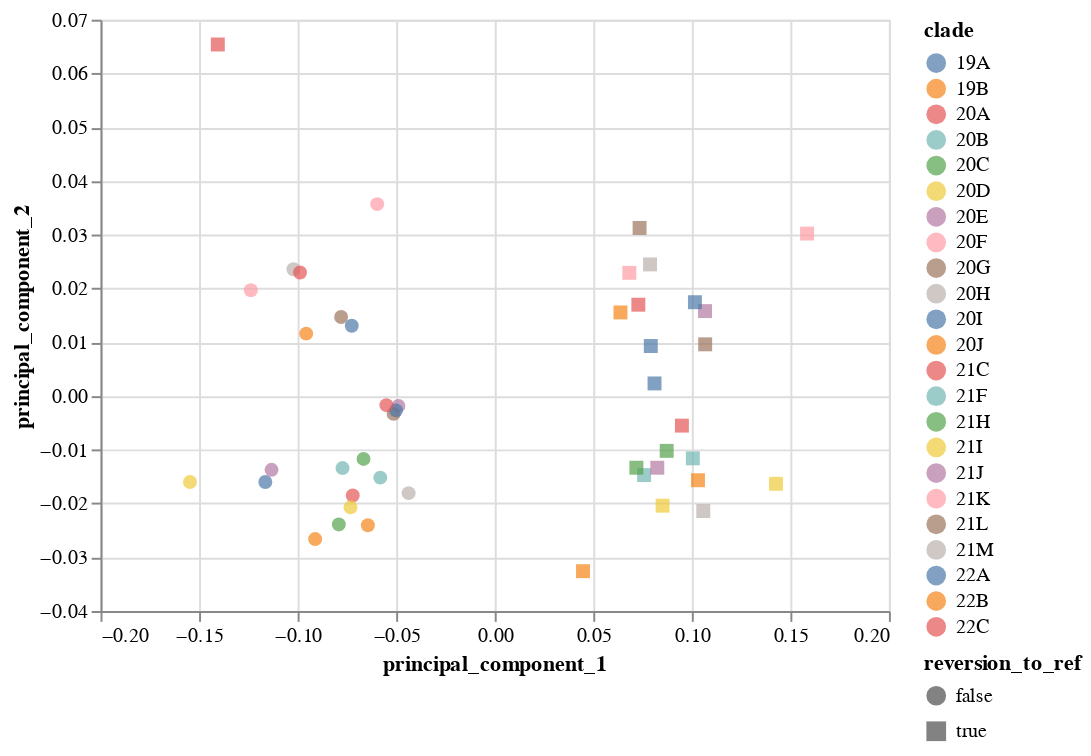

Notebook cell for this chart:
### Markdown cell above
Plot mutation spectrum PCA for all clades including both reversions to reference and non reversions to reference:

### Code cell
mut_type_freqs_chart = (
    alt.Chart(mut_type_freqs_pca)
    .encode(
        x="principal_component_1",
        y="principal_component_2",
        shape="reversion_to_ref",
        color="clade",
        tooltip=["clade", "reversion_to_ref", "total_count"],
    )
    .mark_point(filled=True, size=50)
)

mut_type_freqs_chart

### Figure 1 — Vega-Lite specification as saved in the notebook (floating-point values rounded to 4 significant figures)
{"config": {"view": {"continuousWidth": 400, "continuousHeight": 300}}, "data": {"name": "data-293589af064ceef1edd3827286186351"}, "mark": {"type": "point", "filled": true, "size": 50}, "encoding": {"color": {"field": "clade", "type": "nominal"}, "shape": {"field": "reversion_to_ref", "type": "nominal"}, "tooltip": [{"field": "clade", "type": "nominal"}, {"field": "reversion_to_ref", "type": "nominal"}, {"field": "total_count", "type": "quantitative"}], "x": {"field": "principal_component_1", "type": "quantitative"}, "y": {"field": "principal_component_2", "type": "quantitative"}}, "$schema": "https://vega.github.io/schema/vega-lite/v4.17.0.json", "datasets": {"data-293589af064ceef1edd3827286186351": [{"clade": "19A", "reversion_to_ref": false, "total_count": 2624, "AtoC": 0.01905, "AtoG": 0.08537, "AtoT": 0.02287, "CtoA": 0.009146, "CtoG": 0.002287, "CtoT": 0.4741, "GtoA": 0.05793, "GtoC": 0.004954, "GtoT": 0.06098, "TtoA": 0.01905, "TtoC": 0.229, "TtoG": 0.01524, "principal_component_1": -0.1164, "principal_component_2": -0.01599, "log10_total_count": 3.419}, {"clade": "19A", "reversion_to_ref": true, "total_count": 1104, "AtoC": 0.001812, "AtoG": 0.1603, "AtoT": 0.006341, "CtoA": 0.009964, "CtoG": 0.0, "CtoT": 0.6042, "GtoA": 0.02446, "GtoC": 0.01721, "GtoT": 0.0462, "TtoA": 0.007246, "TtoC": 0.1024, "TtoG": 0.01993, "principal_component_1": 0.08107, "principal_component_2": 0.002337, "log10_total_count": 3.043}, {"clade": "19B", "reversion_to_ref": false, "total_count": 1436, "AtoC": 0.006267, "AtoG": 0.07521, "AtoT": 0.02228, "CtoA": 0.003482, "CtoG": 0.002786, "CtoT": 0.4972, "GtoA": 0.1024, "GtoC": 0.002089, "GtoT": 0.0571, "TtoA": 0.01811, "TtoC": 0.2013, "TtoG": 0.01184, "principal_component_1": -0.09111, "principal_component_2": -0.02661, "log10_total_count": 3.157}, {"clade": "19B", "reversion_to_ref": true, "total_count": 570, "AtoC": 0.001754, "AtoG": 0.1175, "AtoT": 0.007018, "CtoA": 0.01404, "CtoG": 0.0, "CtoT": 0.586, "GtoA": 0.03684, "GtoC": 0.001754, "GtoT": 0.08772, "TtoA": 0.02456, "TtoC": 0.1211, "TtoG": 0.001754, "principal_component_1": 0.04479, "principal_component_2": -0.03259, "log10_total_count": 2.756}, {"clade": "20A", "reversion_to_ref": false, "total_count": 28920, "AtoC": 0.00982, "AtoG": 0.07362, "AtoT": 0.01587, "CtoA": 0.009198, "CtoG": 0.004357, "CtoT": 0.5151, "GtoA": 0.06024, "GtoC": 0.004115, "GtoT": 0.06725, "TtoA": 0.01857, "TtoC": 0.2017, "TtoG": 0.02019, "principal_component_1": -0.07204, "principal_component_2": -0.0185, "log10_total_count": 4.461}, {"clade": "20A", "reversion_to_ref": true, "total_count": 10953, "AtoC": 0.004474, "AtoG": 0.1054, "AtoT": 0.007669, "CtoA": 0.01242, "CtoG": 0.0003652, "CtoT": 0.6428, "GtoA": 0.03433, "GtoC": 0.002009, "GtoT": 0.06756, "TtoA": 0.01041, "TtoC": 0.1014, "TtoG": 0.01114, "principal_component_1": 0.09497, "principal_component_2": -0.005513, "log10_total_count": 4.04}, {"clade": "20B", "reversion_to_ref": false, "total_count": 22806, "AtoC": 0.007235, "AtoG": 0.07292, "AtoT": 0.0153, "CtoA": 0.01013, "CtoG": 0.003639, "CtoT": 0.5313, "GtoA": 0.05924, "GtoC": 0.003201, "GtoT": 0.07038, "TtoA": 0.0185, "TtoC": 0.1977, "TtoG": 0.01048, "principal_component_1": -0.05805, "principal_component_2": -0.01519, "log10_total_count": 4.358}, {"clade": "20B", "reversion_to_ref": true, "total_count": 9041, "AtoC": 0.003429, "AtoG": 0.1157, "AtoT": 0.008296, "CtoA": 0.01195, "CtoG": 0.0, "CtoT": 0.6394, "GtoA": 0.03396, "GtoC": 0.002765, "GtoT": 0.07024, "TtoA": 0.00907, "TtoC": 0.09324, "TtoG": 0.01195, "principal_component_1": 0.1005, "principal_component_2": -0.0116, "log10_total_count": 3.956}, {"clade": "20C", "reversion_to_ref": false, "total_count": 15445, "AtoC": 0.008223, "AtoG": 0.07692, "AtoT": 0.01483, "CtoA": 0.01062, "CtoG": 0.001489, "CtoT": 0.5236, "GtoA": 0.06565, "GtoC": 0.003173, "GtoT": 0.063, "TtoA": 0.02046, "TtoC": 0.2019, "TtoG": 0.01017, "principal_component_1": -0.06656, "principal_component_2": -0.0117, "log10_total_count": 4.189}, {"clade": "20C", "reversion_to_ref": true, "total_count": 6210, "AtoC": 0.002576, "AtoG": 0.1229, "AtoT": 0.007568, "CtoA": 0.01385, "CtoG": 0.0006441, "CtoT": 0.6254, "GtoA": 0.03655, "GtoC": 0.002576, "GtoT": 0.0657, "TtoA": 0.01176, "TtoC": 0.1002, "TtoG": 0.01031, "principal_component_1": 0.08725, "principal_component_2": -0.0102, "log10_total_count": 3.793}, {"clade": "20D", "reversion_to_ref": false, "total_count": 1361, "AtoC": 0.006613, "AtoG": 0.08156, "AtoT": 0.01616, "CtoA": 0.009552, "CtoG": 0.01029, "CtoT": 0.5114, "GtoA": 0.06833, "GtoC": 0.00147, "GtoT": 0.06686, "TtoA": 0.01984, "TtoC": 0.1999, "TtoG": 0.008082, "principal_component_1": -0.07315, "principal_component_2": -0.02071, "log10_total_count": 3.134}, {"clade": "20D", "reversion_to_ref": true, "total_count": 512, "AtoC": 0.005859, "AtoG": 0.08789, "AtoT": 0.007812, "CtoA": 0.01172, "CtoG": 0.0, "CtoT": 0.6836, "GtoA": 0.03516, "GtoC": 0.0, "GtoT": 0.07812, "TtoA": 0.009766, "TtoC": 0.06641, "TtoG": 0.01367, "principal_component_1": 0.1427, "principal_component_2": -0.01633, "log10_total_count": 2.709}, {"clade": "20E", "reversion_to_ref": false, "total_count": 17200, "AtoC": 0.00843, "AtoG": 0.07837, "AtoT": 0.01448, "CtoA": 0.009826, "CtoG": 0.01, "CtoT": 0.5395, "GtoA": 0.05401, "GtoC": 0.005233, "GtoT": 0.05593, "TtoA": 0.02029, "TtoC": 0.1946, "TtoG": 0.00936, "principal_component_1": -0.04885, "principal_component_2": -0.001844, "log10_total_count": 4.236}, {"clade": "20E", "reversion_to_ref": true, "total_count": 7074, "AtoC": 0.004241, "AtoG": 0.106, "AtoT": 0.009189, "CtoA": 0.01145, "CtoG": 0.0004241, "CtoT": 0.6614, "GtoA": 0.02954, "GtoC": 0.00212, "GtoT": 0.05131, "TtoA": 0.009895, "TtoC": 0.1039, "TtoG": 0.01046, "principal_component_1": 0.1067, "principal_component_2": 0.01579, "log10_total_count": 3.85}, {"clade": "20F", "reversion_to_ref": false, "total_count": 930, "AtoC": 0.01075, "AtoG": 0.07312, "AtoT": 0.01505, "CtoA": 0.0172, "CtoG": 0.001075, "CtoT": 0.5495, "GtoA": 0.05054, "GtoC": 0.004301, "GtoT": 0.02688, "TtoA": 0.02366, "TtoC": 0.2194, "TtoG": 0.008602, "principal_component_1": -0.05962, "principal_component_2": 0.03569, "log10_total_count": 2.968}, {"clade": "20F", "reversion_to_ref": true, "total_count": 384, "AtoC": 0.0, "AtoG": 0.1536, "AtoT": 0.01042, "CtoA": 0.007812, "CtoG": 0.0, "CtoT": 0.6875, "GtoA": 0.03385, "GtoC": 0.002604, "GtoT": 0.02865, "TtoA": 0.0, "TtoC": 0.06771, "TtoG": 0.007812, "principal_component_1": 0.1585, "principal_component_2": 0.03022, "log10_total_count": 2.584}, {"clade": "20G", "reversion_to_ref": false, "total_count": 23418, "AtoC": 0.007345, "AtoG": 0.07358, "AtoT": 0.01695, "CtoA": 0.01008, "CtoG": 0.001495, "CtoT": 0.5414, "GtoA": 0.06119, "GtoC": 0.002434, "GtoT": 0.05863, "TtoA": 0.0202, "TtoC": 0.1972, "TtoG": 0.00948, "principal_component_1": -0.05129, "principal_component_2": -0.00333, "log10_total_count": 4.37}, {"clade": "20G", "reversion_to_ref": true, "total_count": 9488, "AtoC": 0.003583, "AtoG": 0.1069, "AtoT": 0.008537, "CtoA": 0.01233, "CtoG": 0.0, "CtoT": 0.658, "GtoA": 0.03257, "GtoC": 0.00137, "GtoT": 0.0546, "TtoA": 0.01086, "TtoC": 0.09992, "TtoG": 0.01138, "principal_component_1": 0.1068, "principal_component_2": 0.00961, "log10_total_count": 3.977}, {"clade": "20H", "reversion_to_ref": false, "total_count": 2227, "AtoC": 0.01302, "AtoG": 0.0705, "AtoT": 0.01617, "CtoA": 0.01167, "CtoG": 0.01078, "CtoT": 0.5397, "GtoA": 0.05074, "GtoC": 0.003143, "GtoT": 0.07229, "TtoA": 0.01527, "TtoC": 0.1859, "TtoG": 0.01078, "principal_component_1": -0.04369, "principal_component_2": -0.01807, "log10_total_count": 3.348}, {"clade": "20H", "reversion_to_ref": true, "total_count": 843, "AtoC": 0.002372, "AtoG": 0.1388, "AtoT": 0.01305, "CtoA": 0.01068, "CtoG": 0.002372, "CtoT": 0.6287, "GtoA": 0.0261, "GtoC": 0.0, "GtoT": 0.07592, "TtoA": 0.01542, "TtoC": 0.08304, "TtoG": 0.003559, "principal_component_1": 0.1058, "principal_component_2": -0.0214, "log10_total_count": 2.926}, {"clade": "20I", "reversion_to_ref": false, "total_count": 103225, "AtoC": 0.007149, "AtoG": 0.07488, "AtoT": 0.01588, "CtoA": 0.01003, "CtoG": 0.009155, "CtoT": 0.5407, "GtoA": 0.05597, "GtoC": 0.002587, "GtoT": 0.05791, "TtoA": 0.01855, "TtoC": 0.1962, "TtoG": 0.01101, "principal_component_1": -0.05007, "principal_component_2": -0.002671, "log10_total_count": 5.014}, {"clade": "20I", "reversion_to_ref": true, "total_count": 41699, "AtoC": 0.00813, "AtoG": 0.1122, "AtoT": 0.007122, "CtoA": 0.01317, "CtoG": 0.0002638, "CtoT": 0.6338, "GtoA": 0.03103, "GtoC": 0.001151, "GtoT": 0.05556, "TtoA": 0.01079, "TtoC": 0.1183, "TtoG": 0.008537, "principal_component_1": 0.07918, "principal_component_2": 0.009298, "log10_total_count": 4.62}, {"clade": "20J", "reversion_to_ref": false, "total_count": 6956, "AtoC": 0.007332, "AtoG": 0.06642, "AtoT": 0.01222, "CtoA": 0.008913, "CtoG": 0.0023, "CtoT": 0.5256, "GtoA": 0.06325, "GtoC": 0.003019, "GtoT": 0.07763, "TtoA": 0.02315, "TtoC": 0.1982, "TtoG": 0.01193, "principal_component_1": -0.06437, "principal_component_2": -0.02404, "log10_total_count": 3.842}, {"clade": "20J", "reversion_to_ref": true, "total_count": 2780, "AtoC": 0.001439, "AtoG": 0.1086, "AtoT": 0.008273, "CtoA": 0.01439, "CtoG": 0.0003597, "CtoT": 0.6446, "GtoA": 0.03237, "GtoC": 0.002518, "GtoT": 0.07878, "TtoA": 0.008273, "TtoC": 0.09317, "TtoG": 0.007194, "principal_component_1": 0.1031, "principal_component_2": -0.01567, "log10_total_count": 3.444}, {"clade": "21C", "reversion_to_ref": false, "total_count": 10957, "AtoC": 0.007301, "AtoG": 0.07183, "AtoT": 0.0167, "CtoA": 0.01031, "CtoG": 0.00219, "CtoT": 0.5397, "GtoA": 0.06142, "GtoC": 0.002373, "GtoT": 0.05704, "TtoA": 0.0199, "TtoC": 0.2002, "TtoG": 0.01104, "principal_component_1": -0.05496, "principal_component_2": -0.001712, "log10_total_count": 4.04}, {"clade": "21C", "reversion_to_ref": true, "total_count": 5639, "AtoC": 0.003015, "AtoG": 0.08228, "AtoT": 0.006207, "CtoA": 0.01064, "CtoG": 0.0003547, "CtoT": 0.5084, "GtoA": 0.0227, "GtoC": 0.000532, "GtoT": 0.03795, "TtoA": 0.008157, "TtoC": 0.3103, "TtoG": 0.009399, "principal_component_1": -0.1405, "principal_component_2": 0.06539, "log10_total_count": 3.751}, {"clade": "21F", "reversion_to_ref": false, "total_count": 8084, "AtoC": 0.006432, "AtoG": 0.07385, "AtoT": 0.01608, "CtoA": 0.009649, "CtoG": 0.001856, "CtoT": 0.5151, "GtoA": 0.07335, "GtoC": 0.00235, "GtoT": 0.06, "TtoA": 0.02573, "TtoC": 0.2057, "TtoG": 0.009896, "principal_component_1": -0.07722, "principal_component_2": -0.01341, "log10_total_count": 3.908}, {"clade": "21F", "reversion_to_ref": true, "total_count": 3128, "AtoC": 0.001918, "AtoG": 0.09942, "AtoT": 0.005754, "CtoA": 0.01183, "CtoG": 0.0006394, "CtoT": 0.6164, "GtoA": 0.02845, "GtoC": 0.001598, "GtoT": 0.06202, "TtoA": 0.02685, "TtoC": 0.1017, "TtoG": 0.04348, "principal_component_1": 0.07578, "principal_component_2": -0.01472, "log10_total_count": 3.495}, {"clade": "21H", "reversion_to_ref": false, "total_count": 1420, "AtoC": 0.007746, "AtoG": 0.08239, "AtoT": 0.02746, "CtoA": 0.01408, "CtoG": 0.0007042, "CtoT": 0.4979, "GtoA": 0.05634, "GtoC": 0.005634, "GtoT": 0.06127, "TtoA": 0.03521, "TtoC": 0.1965, "TtoG": 0.01479, "principal_component_1": -0.0791, "principal_component_2": -0.02389, "log10_total_count": 3.152}, {"clade": "21H", "reversion_to_ref": true, "total_count": 510, "AtoC": 0.003922, "AtoG": 0.1039, "AtoT": 0.01961, "CtoA": 0.01765, "CtoG": 0.0, "CtoT": 0.6157, "GtoA": 0.03725, "GtoC": 0.001961, "GtoT": 0.06275, "TtoA": 0.01373, "TtoC": 0.1059, "TtoG": 0.01765, "principal_component_1": 0.07188, "principal_component_2": -0.01335, "log10_total_count": 2.708}, {"clade": "21I", "reversion_to_ref": false, "total_count": 42041, "AtoC": 0.008634, "AtoG": 0.08149, "AtoT": 0.01596, "CtoA": 0.01237, "CtoG": 0.004067, "CtoT": 0.45, "GtoA": 0.08375, "GtoC": 0.003425, "GtoT": 0.06056, "TtoA": 0.01444, "TtoC": 0.2551, "TtoG": 0.01025, "principal_component_1": -0.1546, "principal_component_2": -0.016, "log10_total_count": 4.624}, {"clade": "21I", "reversion_to_ref": true, "total_count": 15272, "AtoC": 0.004256, "AtoG": 0.1393, "AtoT": 0.009233, "CtoA": 0.01722, "CtoG": 0.0005238, "CtoT": 0.6106, "GtoA": 0.03051, "GtoC": 0.001964, "GtoT": 0.07255, "TtoA": 0.007661, "TtoC": 0.09514, "TtoG": 0.01107, "principal_component_1": 0.08517, "principal_component_2": -0.02041, "log10_total_count": 4.184}, {"clade": "21J", "reversion_to_ref": false, "total_count": 459986, "AtoC": 0.01055, "AtoG": 0.08265, "AtoT": 0.01726, "CtoA": 0.01255, "CtoG": 0.006476, "CtoT": 0.4825, "GtoA": 0.0618, "GtoC": 0.003615, "GtoT": 0.06549, "TtoA": 0.01535, "TtoC": 0.2322, "TtoG": 0.009535, "principal_component_1": -0.1132, "principal_component_2": -0.01373, "log10_total_count": 5.663}, {"clade": "21J", "reversion_to_ref": true, "total_count": 169183, "AtoC": 0.004492, "AtoG": 0.1278, "AtoT": 0.009138, "CtoA": 0.02027, "CtoG": 0.0005024, "CtoT": 0.616, "GtoA": 0.03142, "GtoC": 0.001903, "GtoT": 0.06736, "TtoA": 0.00902, "TtoC": 0.1006, "TtoG": 0.01146, "principal_component_1": 0.08249, "principal_component_2": -0.01334, "log10_total_count": 5.228}, {"clade": "21K", "reversion_to_ref": false, "total_count": 194804, "AtoC": 0.01077, "AtoG": 0.0799, "AtoT": 0.01733, "CtoA": 0.01277, "CtoG": 0.003706, "CtoT": 0.488, "GtoA": 0.06919, "GtoC": 0.002982, "GtoT": 0.03027, "TtoA": 0.02689, "TtoC": 0.2492, "TtoG": 0.009035, "principal_component_1": -0.1237, "principal_component_2": 0.01967, "log10_total_count": 5.29}, {"clade": "21K", "reversion_to_ref": true, "total_count": 75212, "AtoC": 0.003111, "AtoG": 0.1312, "AtoT": 0.007446, "CtoA": 0.0178, "CtoG": 0.0004255, "CtoT": 0.6177, "GtoA": 0.03953, "GtoC": 0.0007977, "GtoT": 0.02932, "TtoA": 0.02048, "TtoC": 0.121, "TtoG": 0.01121, "principal_component_1": 0.06829, "principal_component_2": 0.02291, "log10_total_count": 4.876}, {"clade": "21L", "reversion_to_ref": false, "total_count": 2172, "AtoC": 0.01888, "AtoG": 0.08149, "AtoT": 0.01335, "CtoA": 0.008287, "CtoG": 0.005985, "CtoT": 0.5221, "GtoA": 0.06952, "GtoC": 0.001381, "GtoT": 0.03453, "TtoA": 0.02118, "TtoC": 0.2164, "TtoG": 0.006906, "principal_component_1": -0.07793, "principal_component_2": 0.0147, "log10_total_count": 3.337}, {"clade": "21L", "reversion_to_ref": true, "total_count": 941, "AtoC": 0.0, "AtoG": 0.1031, "AtoT": 0.008502, "CtoA": 0.02019, "CtoG": 0.0, "CtoT": 0.6408, "GtoA": 0.03507, "GtoC": 0.001063, "GtoT": 0.03401, "TtoA": 0.01488, "TtoC": 0.1296, "TtoG": 0.01275, "principal_component_1": 0.0735, "principal_component_2": 0.03126, "log10_total_count": 2.974}, {"clade": "21M", "reversion_to_ref": false, "total_count": 143583, "AtoC": 0.01004, "AtoG": 0.07662, "AtoT": 0.01505, "CtoA": 0.01348, "CtoG": 0.006031, "CtoT": 0.5099, "GtoA": 0.06528, "GtoC": 0.003197, "GtoT": 0.03239, "TtoA": 0.02005, "TtoC": 0.2399, "TtoG": 0.008051, "principal_component_1": -0.1021, "principal_component_2": 0.02357, "log10_total_count": 5.157}, {"clade": "21M", "reversion_to_ref": true, "total_count": 54156, "AtoC": 0.0024, "AtoG": 0.123, "AtoT": 0.006721, "CtoA": 0.01789, "CtoG": 0.0002954, "CtoT": 0.6314, "GtoA": 0.03796, "GtoC": 0.001126, "GtoT": 0.03211, "TtoA": 0.01579, "TtoC": 0.1176, "TtoG": 0.01365, "principal_component_1": 0.07881, "principal_component_2": 0.02448, "log10_total_count": 4.734}, {"clade": "22A", "reversion_to_ref": false, "total_count": 11584, "AtoC": 0.006561, "AtoG": 0.07554, "AtoT": 0.01433, "CtoA": 0.0145, "CtoG": 0.001036, "CtoT": 0.5298, "GtoA": 0.07459, "GtoC": 0.002935, "GtoT": 0.03816, "TtoA": 0.0215, "TtoC": 0.2139, "TtoG": 0.007165, "principal_component_1": -0.07253, "principal_component_2": 0.01307, "log10_total_count": 4.064}, {"clade": "22A", "reversion_to_ref": true, "total_count": 4520, "AtoC": 0.004867, "AtoG": 0.1215, "AtoT": 0.004867, "CtoA": 0.01527, "CtoG": 0.0006637, "CtoT": 0.6478, "GtoA": 0.04159, "GtoC": 0.000885, "GtoT": 0.03739, "TtoA": 0.01504, "TtoC": 0.09912, "TtoG": 0.01106, "principal_component_1": 0.1016, "principal_component_2": 0.01745, "log10_total_count": 3.655}, {"clade": "22B", "reversion_to_ref": false, "total_count": 51588, "AtoC": 0.007075, "AtoG": 0.07668, "AtoT": 0.01495, "CtoA": 0.01208, "CtoG": 0.001648, "CtoT": 0.5102, "GtoA": 0.07781, "GtoC": 0.003586, "GtoT": 0.03766, "TtoA": 0.02196, "TtoC": 0.2278, "TtoG": 0.008529, "principal_component_1": -0.09564, "principal_component_2": 0.0116, "log10_total_count": 4.713}, {"clade": "22B", "reversion_to_ref": true, "total_count": 19401, "AtoC": 0.003093, "AtoG": 0.1193, "AtoT": 0.007061, "CtoA": 0.01804, "CtoG": 0.0004123, "CtoT": 0.6182, "GtoA": 0.03922, "GtoC": 0.0009793, "GtoT": 0.04149, "TtoA": 0.01588, "TtoC": 0.1251, "TtoG": 0.01118, "principal_component_1": 0.06379, "principal_component_2": 0.01555, "log10_total_count": 4.288}, {"clade": "22C", "reversion_to_ref": false, "total_count": 32038, "AtoC": 0.006336, "AtoG": 0.08178, "AtoT": 0.01433, "CtoA": 0.01255, "CtoG": 0.001405, "CtoT": 0.5124, "GtoA": 0.06954, "GtoC": 0.002684, "GtoT": 0.0343, "TtoA": 0.01782, "TtoC": 0.2387, "TtoG": 0.00824, "principal_component_1": -0.09877, "principal_component_2": 0.02298, "log10_total_count": 4.506}, {"clade": "22C", "reversion_to_ref": true, "total_count": 12255, "AtoC": 0.001958, "AtoG": 0.1337, "AtoT": 0.006038, "CtoA": 0.01763, "CtoG": 0.0005712, "CtoT": 0.619, "GtoA": 0.03949, "GtoC": 0.001142, "GtoT": 0.0368, "TtoA": 0.01501, "TtoC": 0.117, "TtoG": 0.01167, "principal_component_1": 0.07287, "principal_component_2": 0.01698, "log10_total_count": 4.088}]}}
